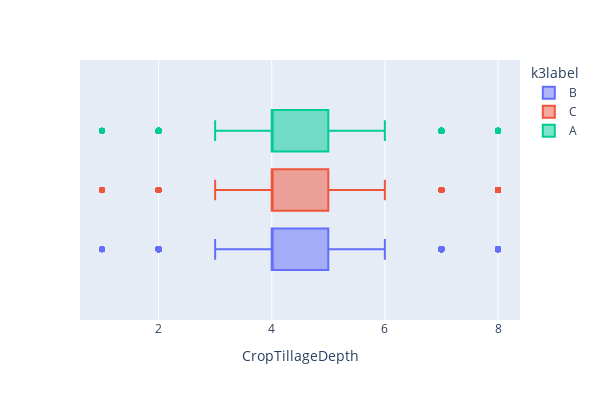
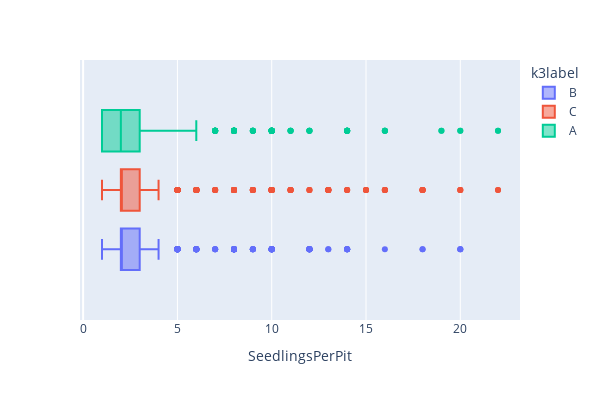
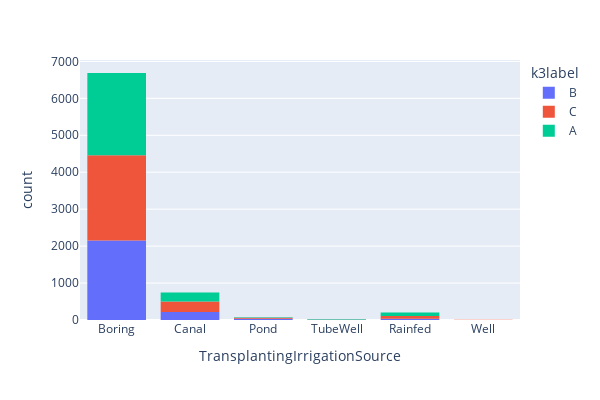
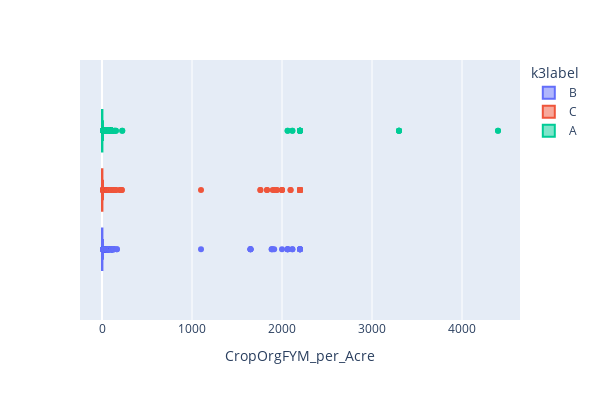

Source (notebook cell) for these figures, in order:
### Code cell
fig = px.box(df2, x="CropTillageDepth", color="k3label", width=600, height=400)
fig.show()

fig = px.box(df2, x="SeedlingsPerPit", color="k3label", width=600, height=400)
fig.show()

fig = px.histogram(df2, x="TransplantingIrrigationSource", color="k3label", width=600, height=400)
fig.show()

#fig = px.histogram(df2, x="OrgFertilizers", color="k3label", width=600, height=400)
#fig.show()

fig = px.box(df2, x="CropOrgFYM_per_Acre", color="k3label", width=600, height=400)
fig.show()

fig = px.histogram(df2, x="Harv_method", facet_col="k3label", width=600, height=400)
fig.show()

fig = px.histogram(df2, x="Threshing_method", facet_col="k3label", width=600, height=400)
fig.show()

fig = px.histogram(df2, x="District", facet_col="k3label", width=800, height=400)
fig.show()

fig = px.histogram(df2, x="Block", facet_col="k3label", width=900, height=400)
fig.show()

fig = px.box(df2, x="Yield_per_Acre", color="k3label", width=900, height=400)
fig.show()

fig = px.box(df2, x="Yield_per_Acre", color="k2label", width=900, height=400)
fig.show()

### Figure 1 — Plotly figure (JSON) as saved in the notebook; plotly's stock layout.template omitted (floating-point values rounded to 4 significant figures; data arrays with more than 128 entries replaced by an {"elided": "..."} marker saying what was removed)
{"data": [{"alignmentgroup": "True", "hovertemplate": "k3label=B<br>CropTillageDepth=%{x}<extra></extra>", "legendgroup": "B", "marker": {"color": "#636efa"}, "name": "B", "notched": false, "offsetgroup": "B", "orientation": "h", "showlegend": true, "type": "box", "x": {"elided": "2440 int values"}, "x0": " ", "xaxis": "x", "y0": " ", "yaxis": "y"}, {"alignmentgroup": "True", "hovertemplate": "k3label=C<br>CropTillageDepth=%{x}<extra></extra>", "legendgroup": "C", "marker": {"color": "#EF553B"}, "name": "C", "notched": false, "offsetgroup": "C", "orientation": "h", "showlegend": true, "type": "box", "x": {"elided": "2709 int values"}, "x0": " ", "xaxis": "x", "y0": " ", "yaxis": "y"}, {"alignmentgroup": "True", "hovertemplate": "k3label=A<br>CropTillageDepth=%{x}<extra></extra>", "legendgroup": "A", "marker": {"color": "#00cc96"}, "name": "A", "notched": false, "offsetgroup": "A", "orientation": "h", "showlegend": true, "type": "box", "x": {"elided": "2591 int values"}, "x0": " ", "xaxis": "x", "y0": " ", "yaxis": "y"}], "layout": {"boxmode": "group", "height": 400, "legend": {"title": {"text": "k3label"}, "tracegroupgap": 0}, "margin": {"t": 60}, "width": 600, "xaxis": {"anchor": "y", "domain": [0, 1], "title": {"text": "CropTillageDepth"}}, "yaxis": {"anchor": "x", "domain": [0, 1]}}}

### Figure 2 — Plotly figure (JSON) as saved in the notebook; plotly's stock layout.template omitted (floating-point values rounded to 4 significant figures; data arrays with more than 128 entries replaced by an {"elided": "..."} marker saying what was removed)
{"data": [{"alignmentgroup": "True", "hovertemplate": "k3label=B<br>SeedlingsPerPit=%{x}<extra></extra>", "legendgroup": "B", "marker": {"color": "#636efa"}, "name": "B", "notched": false, "offsetgroup": "B", "orientation": "h", "showlegend": true, "type": "box", "x": {"elided": "2440 int values"}, "x0": " ", "xaxis": "x", "y0": " ", "yaxis": "y"}, {"alignmentgroup": "True", "hovertemplate": "k3label=C<br>SeedlingsPerPit=%{x}<extra></extra>", "legendgroup": "C", "marker": {"color": "#EF553B"}, "name": "C", "notched": false, "offsetgroup": "C", "orientation": "h", "showlegend": true, "type": "box", "x": {"elided": "2709 int values"}, "x0": " ", "xaxis": "x", "y0": " ", "yaxis": "y"}, {"alignmentgroup": "True", "hovertemplate": "k3label=A<br>SeedlingsPerPit=%{x}<extra></extra>", "legendgroup": "A", "marker": {"color": "#00cc96"}, "name": "A", "notched": false, "offsetgroup": "A", "orientation": "h", "showlegend": true, "type": "box", "x": {"elided": "2591 int values"}, "x0": " ", "xaxis": "x", "y0": " ", "yaxis": "y"}], "layout": {"boxmode": "group", "height": 400, "legend": {"title": {"text": "k3label"}, "tracegroupgap": 0}, "margin": {"t": 60}, "width": 600, "xaxis": {"anchor": "y", "domain": [0, 1], "title": {"text": "SeedlingsPerPit"}}, "yaxis": {"anchor": "x", "domain": [0, 1]}}}

### Figure 3 — Plotly figure (JSON) as saved in the notebook; plotly's stock layout.template omitted (floating-point values rounded to 4 significant figures; data arrays with more than 128 entries replaced by an {"elided": "..."} marker saying what was removed)
{"data": [{"alignmentgroup": "True", "bingroup": "x", "hovertemplate": "k3label=B<br>TransplantingIrrigationSource=%{x}<br>count=%{y}<extra></extra>", "legendgroup": "B", "marker": {"color": "#636efa", "pattern": {"shape": ""}}, "name": "B", "offsetgroup": "B", "orientation": "v", "showlegend": true, "type": "histogram", "x": {"elided": "2440 str values"}, "xaxis": "x", "yaxis": "y"}, {"alignmentgroup": "True", "bingroup": "x", "hovertemplate": "k3label=C<br>TransplantingIrrigationSource=%{x}<br>count=%{y}<extra></extra>", "legendgroup": "C", "marker": {"color": "#EF553B", "pattern": {"shape": ""}}, "name": "C", "offsetgroup": "C", "orientation": "v", "showlegend": true, "type": "histogram", "x": {"elided": "2709 str values"}, "xaxis": "x", "yaxis": "y"}, {"alignmentgroup": "True", "bingroup": "x", "hovertemplate": "k3label=A<br>TransplantingIrrigationSource=%{x}<br>count=%{y}<extra></extra>", "legendgroup": "A", "marker": {"color": "#00cc96", "pattern": {"shape": ""}}, "name": "A", "offsetgroup": "A", "orientation": "v", "showlegend": true, "type": "histogram", "x": {"elided": "2591 str values"}, "xaxis": "x", "yaxis": "y"}], "layout": {"barmode": "relative", "height": 400, "legend": {"title": {"text": "k3label"}, "tracegroupgap": 0}, "margin": {"t": 60}, "width": 600, "xaxis": {"anchor": "y", "domain": [0, 1], "title": {"text": "TransplantingIrrigationSource"}}, "yaxis": {"anchor": "x", "domain": [0, 1], "title": {"text": "count"}}}}

### Figure 4 — Plotly figure (JSON) as saved in the notebook; plotly's stock layout.template omitted (floating-point values rounded to 4 significant figures; data arrays with more than 128 entries replaced by an {"elided": "..."} marker saying what was removed)
{"data": [{"alignmentgroup": "True", "hovertemplate": "k3label=B<br>CropOrgFYM_per_Acre=%{x}<extra></extra>", "legendgroup": "B", "marker": {"color": "#636efa"}, "name": "B", "notched": false, "offsetgroup": "B", "orientation": "h", "showlegend": true, "type": "box", "x": {"elided": "2440 float values"}, "x0": " ", "xaxis": "x", "y0": " ", "yaxis": "y"}, {"alignmentgroup": "True", "hovertemplate": "k3label=C<br>CropOrgFYM_per_Acre=%{x}<extra></extra>", "legendgroup": "C", "marker": {"color": "#EF553B"}, "name": "C", "notched": false, "offsetgroup": "C", "orientation": "h", "showlegend": true, "type": "box", "x": {"elided": "2709 float values"}, "x0": " ", "xaxis": "x", "y0": " ", "yaxis": "y"}, {"alignmentgroup": "True", "hovertemplate": "k3label=A<br>CropOrgFYM_per_Acre=%{x}<extra></extra>", "legendgroup": "A", "marker": {"color": "#00cc96"}, "name": "A", "notched": false, "offsetgroup": "A", "orientation": "h", "showlegend": true, "type": "box", "x": {"elided": "2591 float values"}, "x0": " ", "xaxis": "x", "y0": " ", "yaxis": "y"}], "layout": {"boxmode": "group", "height": 400, "legend": {"title": {"text": "k3label"}, "tracegroupgap": 0}, "margin": {"t": 60}, "width": 600, "xaxis": {"anchor": "y", "domain": [0, 1], "title": {"text": "CropOrgFYM_per_Acre"}}, "yaxis": {"anchor": "x", "domain": [0, 1]}}}
